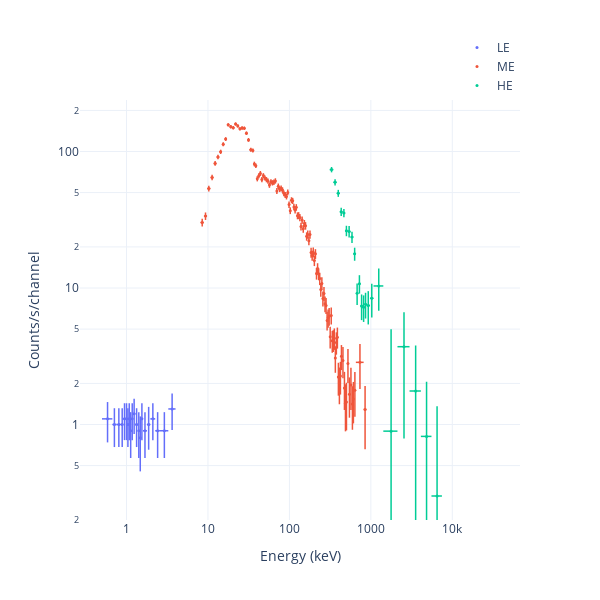

This figure's notebook cell:
### Code cell
fig = Plot.data(data, style='CC')
